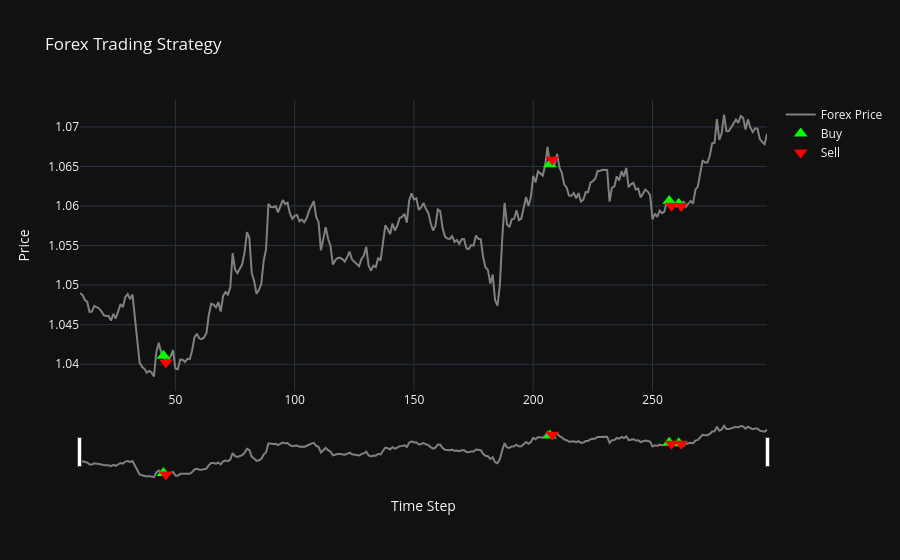

The code cell stored with this chart in its notebook:
### Code cell
import plotly.graph_objects as go

env_evaluate = gym.make(env_name, frame_bound=(10, 300), window_size=10)

dqn_model = trained_agents['DQN']

obs, info = env_evaluate.reset(seed=42)
done = False

tick_history = []
price_history = []
action_history = []

while not done:
    action, _ = dqn_model.predict(obs)

    tick = env_evaluate.unwrapped._current_tick
    price = env_evaluate.unwrapped.prices[tick]

    obs, reward, terminated, truncated, info = env_evaluate.step(action)
    done = terminated or truncated

    tick_history.append(tick)
    price_history.append(price)
    action_history.append(int(action))


fig = go.Figure()

fig.add_trace(go.Scatter(
    x=tick_history,
    y=price_history,
    mode='lines',
    name='Forex Price',
    line=dict(color='gray')
))

buy_ticks, buy_prices = [], []
sell_ticks, sell_prices = [], []

prev_action = action_history[0]

for i in range(1, len(action_history)):
    if action_history[i] == 1 and prev_action == 0:
        buy_ticks.append(tick_history[i])
        buy_prices.append(price_history[i])
    elif action_history[i] == 0 and prev_action == 1:
        sell_ticks.append(tick_history[i])
        sell_prices.append(price_history[i])
    prev_action = action_history[i]

fig.add_trace(go.Scatter(
    x=buy_ticks,
    y=buy_prices,
    mode='markers',
    name='Buy',
    marker=dict(color='lime', size=12, symbol='triangle-up')
))

fig.add_trace(go.Scatter(
    x=sell_ticks,
    y=sell_prices,
    mode='markers',
    name='Sell',
    marker=dict(color='red', size=12, symbol='triangle-down')
))

fig.update_layout(
    title='Forex Trading Strategy',
    xaxis_title='Time Step',
    yaxis_title='Price',
    xaxis=dict(rangeslider=dict(visible=True)),
    template='plotly_dark'
)

fig.show()

### Figure 1 — Plotly figure (JSON) as saved in the notebook; plotly's stock layout.template omitted (floating-point values rounded to 4 significant figures; data arrays with more than 128 entries replaced by an {"elided": "..."} marker saying what was removed)
{"data": [{"line": {"color": "gray"}, "mode": "lines", "name": "Forex Price", "type": "scatter", "x": {"elided": "289 int values"}, "y": {"elided": "289 float values"}}, {"marker": {"color": "lime", "size": 12, "symbol": "triangle-up"}, "mode": "markers", "name": "Buy", "type": "scatter", "x": [45, 207, 257, 261], "y": [1.041, 1.065, 1.061, 1.06]}, {"marker": {"color": "red", "size": 12, "symbol": "triangle-down"}, "mode": "markers", "name": "Sell", "type": "scatter", "x": [46, 208, 258, 262], "y": [1.04, 1.066, 1.06, 1.06]}], "layout": {"title": {"text": "Forex Trading Strategy"}, "xaxis": {"rangeslider": {"visible": true}, "title": {"text": "Time Step"}}, "yaxis": {"title": {"text": "Price"}}}}
